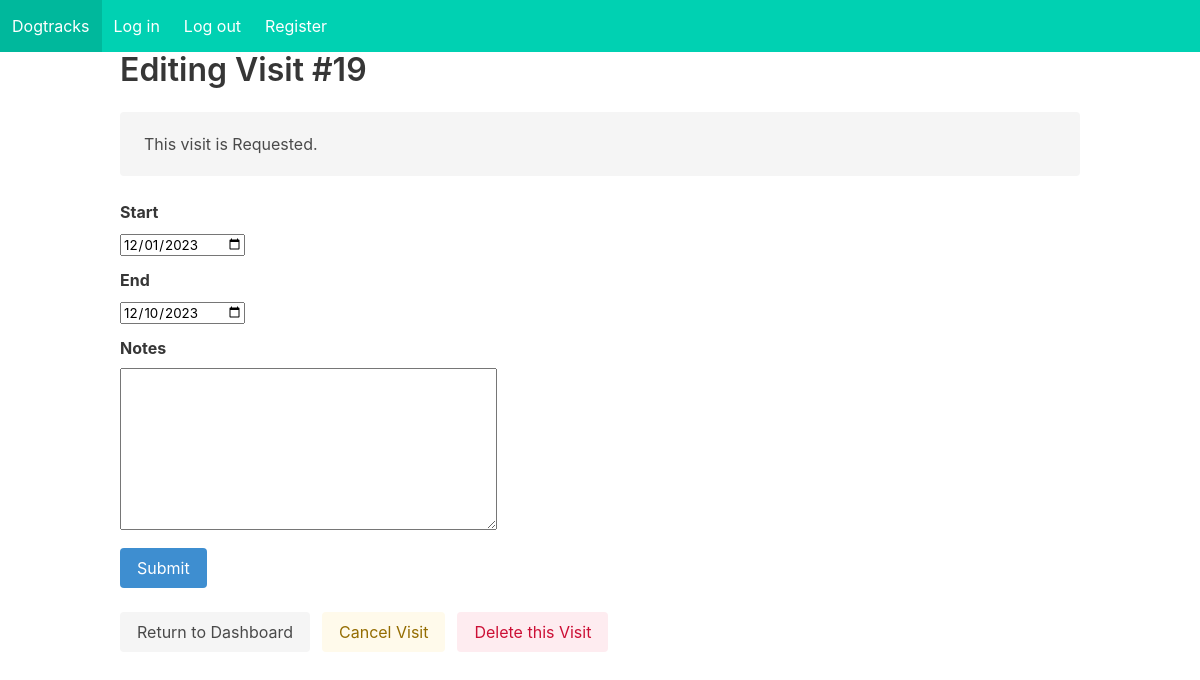
/dogtracks/update-visit/19 (signed in), run on the app's committed database.
### dogtracks/models.py (models this page shows, shortened)
class Visit(models.Model):
	CHOICES = (('request','Requested'), ('confirm', 'Confirmed'), ('complete', 'Completed'), ('cancel','Cancelled'))
	requester = models.ForeignKey(User, related_name='visits', on_delete=models.SET_NULL, null=True)
	status = models.CharField(choices=CHOICES, max_length=10)
	start = models.DateField(auto_now=False,auto_now_add=False)
	end = models.DateField(auto_now=False,auto_now_add=False)
	notes = models.TextField(null=True, blank=True)

### dogtracks/views.py (the view)
# urls.py: path('update-visit/<int:id>', views.edit_visit, name="update_visit"),
def edit_visit(request, id=None):
	if id:
		visit = Visit.objects.filter(id=id).first()
		title = f"Editing Visit #{visit.id}"
		if visit.requester != request.user:
			return HttpResponseForbidden()
	else:
		visit = Visit(requester=request.user)
		title = "Request a Visit"
	if request.method == 'POST':
		form = VisitForm(request.POST, instance=visit)
		if form.is_valid():
			visit.status = 'request'
			visit.save()
			return HttpResponseRedirect(reverse('index'))
	elif request.method == 'GET':
		form = VisitForm(instance=visit)
	context = {"form": form,
				"title": title}
	return render(request, 'dogtracks/visit-form.html', context)

### dogtracks/models.py (shortened to what this page needs)
class VisitForm(ModelForm):
	class Meta:
		model = Visit
		fields = ['start', 'end', 'notes']
		widgets = {
					'start': forms.NumberInput(attrs={'type': 'date'}),
					'end': forms.NumberInput(attrs={'type': 'date'})
					}

### dogtracks/templates/dogtracks/visit-form.html (shortened to what this page needs)
{% extends 'dogtracks/template.html' %}
{% load static %}
{% block content %}
<div class="container">
	<h1 class="title">{{ title }}</h1>
    {% if form.instance.status %}
    <div class="notification">
    	This visit is {{ form.instance.get_status_display }}.
    </div>
	{% endif %}
	<form action="" method="post">
		<div class="field">
			<label class="label">{{ form.start.label }}</label>
			<div class="control">
				{{ form.start }}
			</div>
		</div>
		<div class="field">
			<label class="label">{{ form.end.label }}</label>
			<div class="control">
				{{ form.end }}
			</div>
		</div>
		<div class="field">
			<label class="label">{{ form.notes.label }}</label>
			<div class="control">
				{{ form.notes }}
			</div>
		</div>
		<div class="field">
			<div class="control">
				<input id="btn-submit-visit" class="button is-info" type="submit" value="Submit" />
			</div>
		</div>
	</form>
	<br>
	<div class="field is-grouped">
		<div class="control">
			<button id="btn-cancel-changes" class="button is-light">
				Return to Dashboard
			</button>
		</div>
		{% if form.instance.status != 'cancel' %}
		<div class="control">
			<a class="button is-warning is-light is-link"
			href="/dogtracks/change-visit-status/{{ form.instance.id }}">
			Cancel Visit
			</a>
		</div>
		{% endif %}
		{% if form.instance.id %}
		<div class="control">
			<a class="button is-danger is-light is-link"
			href="/dogtracks/remove-visit/{{ form.instance.id }}">
				Delete this Visit
			</a>
		</div>
		{% endif %}
	</div>
</div>
{% endblock %}

### data on the page
Visit: instance.status "Requested", start "12/01/2023", end "12/10/2023"

### other printed values
{{ title }} "Editing Visit #19"
